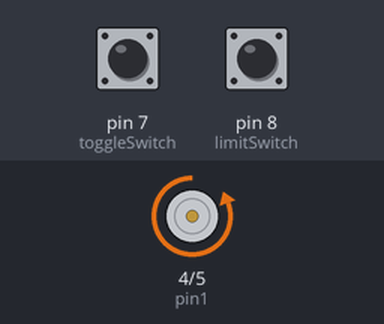
Recording of a sketch running on a simulated Arduino Uno, built with avr-gcc and run on an emulated ATmega328P. Shown: motor-driver pin pairs drawn as motors (green arrow = first pin HIGH = forward, orange = second pin HIGH = backward, longer = more drive). The inputs (shaded band) are chosen by the test bench; at power-on: pin 7 (toggleSwitch) HIGH, pin 8 (limitSwitch) HIGH. Random numbers use the default seed unless the sketch sets one.

Above: at 1.2 s.
1.3 s: pin 7 (toggleSwitch) pulled LOW for 0.15 s
At 2.9 s:
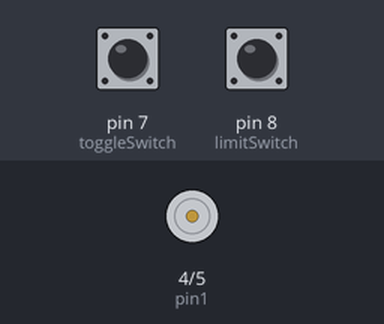
4.4 s: pin 8 (limitSwitch) pulled LOW for 1 s
At 5.2 s:
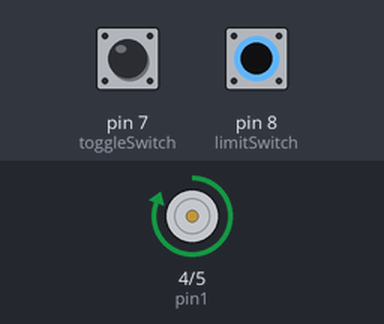
7.4 s: pin 8 (limitSwitch) pulled LOW for 3.2 s
Timing chart, 0 to 12.8 s (numbered marks = the images above; inputs shaded):
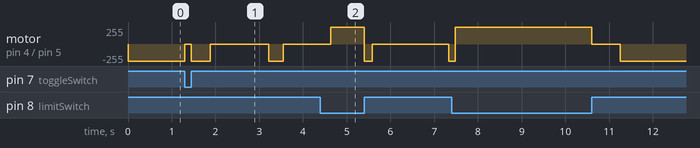

Measured:
- after the input at 1.3 s, motor on pin 4 (pin1) / pin 5 (pin2): goes stopped 0.15 s, backward 255/255 0.43 s, stopped 1.3 s, backward 255/255 0.32 s, then stopped, starting at once

The sketch:

improved_useless_box.ino
```cpp
const int toggleSwitch = 7;
const int limitSwitch = 8;
const int pin1 = 4;
const int pin2 = 5;

unsigned long before = 0;
unsigned long actionDelay = 200;

enum State { IDLE, FAKEOUT, FORWARD, BACKWARD, PEEK, PAUSE, SLEEPY};

State state = IDLE;

void setup() {
  Serial.begin(115200);
  pinMode(toggleSwitch, INPUT_PULLUP);
  pinMode(limitSwitch, INPUT_PULLUP);
  pinMode(pin1, OUTPUT);
  pinMode(pin2, OUTPUT);
  motor(0);
}

// direction -1 is reverse, 0 is stop, 1 is forwards
void motor(int direction) {
  if (direction > 0) {
    digitalWrite(pin1, LOW);
    digitalWrite(pin2, HIGH);
  } else if (direction < 0) {
    digitalWrite(pin1, HIGH);
    digitalWrite(pin2, LOW);
  } else {
    digitalWrite(pin1, LOW);
    digitalWrite(pin2, LOW);
  }
}


void loop() {
  unsigned long now = millis();
  bool toggle = digitalRead(toggleSwitch) == HIGH;
  bool limit = digitalRead(limitSwitch) == HIGH;

  switch (state) {

    case IDLE:
      if (toggle) {
        int r = random(0, 10);
        if (r < 4) {
          state = FAKEOUT;
          motor(1);
          actionDelay = random(150, 250);
        } else if (r >= 4 && r < 9) {
          state = FORWARD;
          motor(1);
        } else {
          state = SLEEPY;
          actionDelay = random(300, 1000);
        }
        before = now;
      } else if (!toggle && !limit) {
        motor(0);
      }
      break;

    case FAKEOUT:
      if (now - before >= actionDelay) {
        motor(-1);
        state = BACKWARD;
        before = now;
      }
      break;

    case FORWARD:
      if (!toggle) {
        motor(-1);
        state = BACKWARD;
        before = now;
      }
      break;

    case BACKWARD:
      if (limit) {
        int r = random(0, 10);
        if (r < 3) {
          motor(1);
          state = PEEK;
          actionDelay = random(100, 250);
        } else {
          motor(0);
          state = IDLE;
        }
        before = now;
      }
      break;

    case PEEK:
      if (now - before >= actionDelay) {
        motor(0);
        actionDelay = random(1000, 1400);
        state = PAUSE;
        before = now;
      }
      break;

    case PAUSE:
      if (now - before >= actionDelay) {
        motor(-1);
        state = BACKWARD;
        before = now;
      }
      break;

    case SLEEPY:
      if (now - before >= actionDelay) {
        state = IDLE;
      }
      break;

  }
}
```
